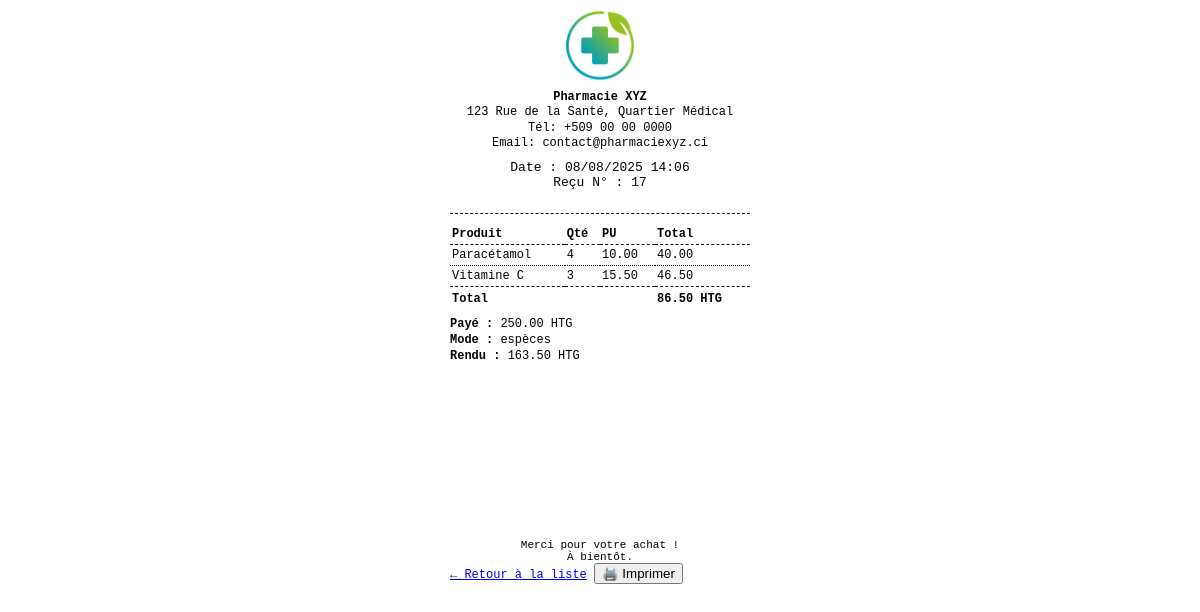
/sales/receipt/17 (signed in), run on the app's committed database.
### app/models.py (models this page shows, shortened)
class Sale(db.Model):
    id = db.Column(db.Integer, primary_key=True)
    user_id = db.Column(db.Integer, db.ForeignKey('user.id'))
    date = db.Column(db.DateTime, default=datetime.utcnow)
    user = db.relationship('User', back_populates='sales')
    items = db.relationship('SaleItem', back_populates='sale', cascade='all, delete-orphan')
    @property
    def total_amount(self):
        return sum(item.total_price for item in self.items)

class SaleItem(db.Model):
    id = db.Column(db.Integer, primary_key=True)
    sale_id = db.Column(db.Integer, db.ForeignKey('sale.id'), nullable=False)
    drug_id = db.Column(db.Integer, db.ForeignKey('drug.id'), nullable=False)
    quantity = db.Column(db.Integer, nullable=False)
    unit_price = db.Column(db.Float, nullable=False)
    sale = db.relationship('Sale', back_populates='items')
    drug = db.relationship('Drug')
    @property
    def total_price(self):
        return self.quantity * self.unit_price

class Drug(db.Model):
    id = db.Column(db.Integer, primary_key=True)
    name = db.Column(db.String(100), nullable=False)
    unit = db.Column(db.String(30))  # comprimé, flacon, etc.
    price = db.Column(db.Float, nullable=False)
    expiration_date = db.Column(db.Date, nullable=False)
    commentaire = db.Column(db.Text, nullable=True)
    category_id = db.Column(db.Integer, db.ForeignKey('category.id'), nullable=True)
    category = db.relationship('Category', back_populates='drugs')
    sales = db.relationship('SaleItem', back_populates='drug')
    losses = db.relationship('LossRecord', back_populates='drug')
    purchase_items = db.relationship('PurchaseItem', back_populates='drug')

class Payment(db.Model):
    id = db.Column(db.Integer, primary_key=True)
    sale_id = db.Column(db.Integer, db.ForeignKey('sale.id'), nullable=False, unique=True)
    amount_paid = db.Column(db.Float, nullable=False)
    payment_method = db.Column(db.String(50), nullable=False)  # espèces, mobile, carte, etc.
    payment_date = db.Column(db.DateTime, default=datetime.utcnow)
    sale = db.relationship('Sale', backref=db.backref('payment', uselist=False))

### app/routes/sale.py (the view)
@bp.route('/receipt/<int:sale_id>')
@login_required
def sale_receipt(sale_id):
    sale = Sale.query.options(
        joinedload(Sale.items).joinedload(SaleItem.drug),  # utilise l'attribut de classe, pas une chaîne
        joinedload(Sale.user)
    ).get_or_404(sale_id)
    return render_template('sales/receipt.html', sale=sale)

### app/routes/auth.py (called while the page is built)
@login_manager.user_loader
def load_user(user_id):
    return User.query.get(int(user_id))

### app/templates/sales/receipt.html (shortened to what this page needs)
<!DOCTYPE html>
<html lang="fr">
<head>
</head>
<body>
<div class="header">
    <img src="{{ url_for('static', filename='img/logo600.png') }}" alt="Logo pharmacie" class="logo">
    <div class="pharmacy-info">
        <strong>Pharmacie XYZ</strong><br>
        123 Rue de la Santé, Quartier Médical<br>
        Tél: +509 00 00 0000<br>
        Email: contact@pharmaciexyz.ci
    </div>
    <p style="margin-top: 8px; font-size: 13px;">
        Date : {{ sale.date.strftime("%d/%m/%Y %H:%M") }}<br>
        Reçu N° : {{ sale.id }}
    </p>
</div>
<table>
    <thead>
        <tr>
            <th>Produit</th>
            <th>Qté</th>
            <th>PU</th>
            <th>Total</th>
        </tr>
    </thead>
    <tbody>
        {% for item in sale.items %}
        <tr>
            <td>{{ item.drug.name }}</td>
            <td>{{ item.quantity }}</td>
            <td>{{ "%.2f"|format(item.unit_price) }}</td>
            <td>{{ "%.2f"|format(item.total_price) }}</td>
        </tr>
        {% endfor %}
    </tbody>
    <tfoot>
        <tr>
            <td colspan="3">Total</td>
            <td>{{ "%.2f"|format(sale.total_amount) }} HTG</td>
        </tr>
    </tfoot>
</table>
<div class="totals">
    {% if sale.payment %}
        <p><strong>Payé :</strong> {{ "%.2f"|format(sale.payment.amount_paid) }} HTG</p>
        <p><strong>Mode :</strong> {{ sale.payment.payment_method }}</p>
        <p><strong>Rendu :</strong> {{ "%.2f"|format(sale.payment.amount_paid - sale.total_amount) }} HTG</p>
    {% else %}
        <p style="color: red;">⚠️ Paiement non enregistré</p>
    {% endif %}
</div>
<div class="barcode">
    <svg id="barcode"></svg>
</div>
<div class="footer">
    Merci pour votre achat !<br>
    À bientôt.
</div>
<a href="{{ url_for('sale.list_sales') }}" class="btn btn-secondary mt-3">← Retour à la liste</a>
<button onclick="window.print()">🖨️ Imprimer</button>
</body>
</html>

### app/templates/sales/receipt.html (style rules this page uses)
body { font-family: monospace; font-size: 12px; max-width: 300px; margin: auto; padding: 10px; color: #000; background-color: #fff; }
.header { text-align: center; border-bottom: 1px dashed #000; padding-bottom: 10px; margin-bottom: 10px; }
.logo { max-width: 70px; margin-bottom: 5px; }
.pharmacy-info { font-size: 12px; line-height: 1.3; }
table { width: 100%; border-collapse: collapse; margin-top: 8px; font-size: 12px; }
th, td { padding: 3px 2px; text-align: left; vertical-align: top; }
thead tr { border-bottom: 1px dashed #000; }
tbody tr:not(:last-child) { border-bottom: 1px dotted #000; }
tfoot td { font-weight: bold; padding-top: 5px; border-top: 1px dashed #000; }
.totals { margin-top: 8px; }
.totals p { margin: 2px 0; }
.barcode { text-align: center; margin-top: 10px; }
.footer { text-align: center; font-size: 11px; margin-top: 12px; }

### data on the page
Sale: date "08/08/2025 14:06", id "17"
SaleItem: drug.name "Paracétamol", quantity "4", unit_price "10.00", total_price "40.00", total_amount "86.50"
SaleItem: drug.name "Vitamine C", quantity "3", unit_price "15.50", total_price "46.50"
Payment: payment.amount_paid "250.00", payment.payment_method "espèces", sale.payment.amount_paid-sale.total_amount "163.50"
